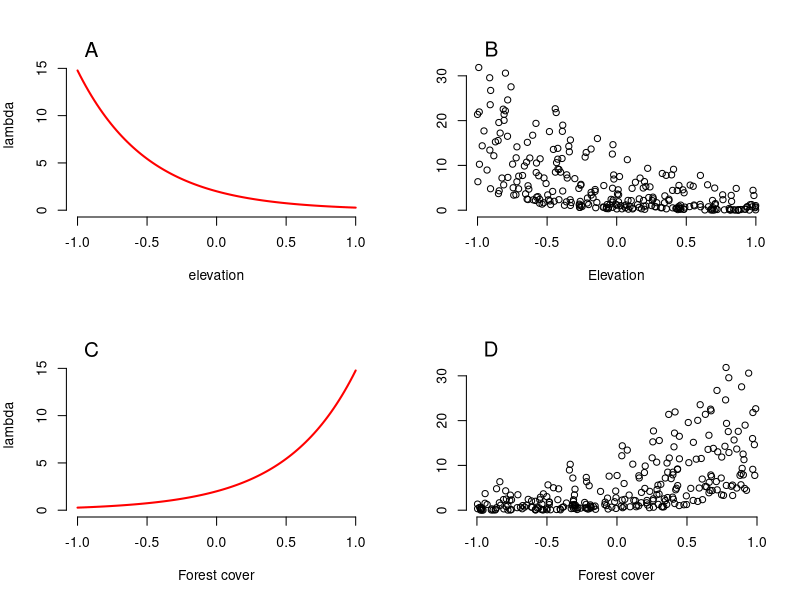

Write the R code that produced this figure. (Note: this script raises an error after producing the figure.)
# Simulate some point count data

M <- 267 # number of sites
J <- 3 # Number of temporal replicates (counts)

# initialize random number generator
set.seed(24)
# repeatedly running the code without the above seed will give you a better feel
# for the stochastic process that generates data sets and for the sampling error.
# Use the seed to recover values presented in the textbook.

# Covariate data
elev <- runif(n = M, -1, 1)
forest <- runif(n = M, -1, 1)
wind <- array(runif(n = M*J, -1, 1), dim = c(M, J))

# mean abundance when all other covariates are at 0, (in terms of actual abundance)
mean.lambda <- 2
# and log abundnace
beta0 <- log(mean.lambda)

beta1 <- -2 # effect (slope) of elevation
beta2 <- 2 # effect of forest cover
beta3 <- 1 # interaction effect of elev and forest

log.lambda <- beta0 + beta1*elev + beta2*forest + beta3*elev*forest
lambda <- exp(log.lambda)

# plot everything
par(mfrow = c(2,2), mar = c(5,4,2,2), cex.main=1)
curve(exp(beta0+beta1*x), -1, 1, col="red", frame.plot = FALSE, ylim = c(0, 18),
      xlab = "elevation", ylab = "lambda", lwd = 2)
text(-0.9, 17, "A", cex = 1.5)
# B has variation because forest cover (another covariate) is also changing at the same time
# but we can see a general downward trend across elevation. Similar pattern with plot D
plot(elev, lambda, frame.plot = FALSE, ylim = c(0, 38), xlab = "Elevation", ylab = "")
text(-0.9, 36, "B", cex = 1.5)
curve(exp(beta0 + beta2*x), -1, 1, col = "red", frame.plot = FALSE,
      ylim = c(0, 18), xlab = "Forest cover", ylab = "lambda", lwd = 2)
text(-0.9, 17, "C", cex = 1.5)
plot(forest, lambda, frame.plot = FALSE, ylim = c(0, 38), xlab = "Forest cover", ylab = "")
text(-0.9, 36, "D", cex = 1.5)
par(op)

# Compute expected abundance for a grid of elevation and forest cover
cov1 <- seq(-1, 1,,100)                       # Values for elevation
cov2 <- seq(-1,1,,100)                        # Values for forest cover
lambda.matrix <- array(NA, dim = c(100, 100)) # Prediction matrix,
# for every combination of values of elevation and forest cover
for(i in 1:100){
  for(j in 1:100){
    lambda.matrix[i, j] <- exp(beta0 + beta1 * cov1[i] + beta2 * cov2[j] +
                                 beta3 * cov1[i] * cov2[j])
  }
}

op <- par(mfrow = c(1, 2), mar = c(5,4,3,2), cex.main = 1.6)
mapPalette <- colorRampPalette(c("grey", "yellow", "orange", "red"))
image(x = cov1, y = cov2, z = lambda.matrix, col = mapPalette(100),
      xlab = "Elevation", ylab = "Forest cover", cex.lab = 1.2)
contour(x = cov1, y = cov2, z = lambda.matrix, add = TRUE, lwd = 1)
title(main = "A")
matpoints(elev, forest, pch="+", cex=0.8)
par(op)

# build stocahsticity into the relationships by describimng the random variation around the expected value lambda
N <- rpois(n = M, lambda = lambda)   # Realised abundance
sum(N)                               # Total population size at M sites
table(N)                             # Frequency distribution of tit abundance

# now move towards detection (observation process and its outcome)
mean.detection <- 0.3            # Mean expected detection
alpha0 <- qlogis(mean.detection) # same on logit scale (intercept)
alpha1 <- 1                      # Effect (slope) of elevation
alpha2 <- -3                     # Effect (slope) of wind speed
alpha3 <- 0                      # Interaction effect (slope) of elev and wind

logit.p <- alpha0 + alpha1 * elev + alpha2 * wind + alpha3 * elev * wind
p <- plogis(logit.p)             # Inverse link transform
mean(p)                          # average per-individual p is 0.38

op <- par(mfrow = c(2, 2), mar = c(5,4,2,2), cex.main = 1)
curve(plogis(alpha0 + alpha1*x), -1, 1, col = "red", frame.plot = FALSE,
      ylim = c(0, 1.1), xlab = "Elevation", ylab = "p", lwd = 2)
text(-0.9, 1.05, "A", cex = 1.5)
# matplot plots the matrix by colour?
matplot(elev, p, pch = "*", frame.plot = FALSE, ylim = c(0, 1.1),
        xlab = "Elevation", ylab = "")
text(-0.9, 1.05, "B", cex = 1.5)
curve(plogis(alpha0 + alpha2*x), -1, 1, col = "red", frame.plot = FALSE,
      ylim = c(0, 1.1), xlab = "Wind speed", ylab = "p", lwd = 2)
text(-0.9, 1.05, "C", cex = 1.5)
matplot(wind, p, pch = "*", frame.plot = FALSE, ylim = c(0, 1.1),
        xlab = "Wind speed", ylab = "p")
text(-0.9, 1.05, "D", cex = 1.5)
par(op)

# Compute expected detection probability for a grid of elevation and wind speed
cov1 <- seq(-1, 1,,100)                  # Values of elevation
cov2 <- seq(-1,1,,100)                   # Values of wind speed
p.matrix <- array(NA, dim = c(100, 100)) # Prediction matrix which combines every value in cov 1 with every other in cov2
for(i in 1:100){
  for(j in 1:100){
    p.matrix[i, j] <- plogis(alpha0 + alpha1 * cov1[i] + alpha2 * cov2[j] + alpha3 * cov1[i] * cov2[j])
  }
}
image(x = cov1, y = cov2, z = p.matrix, col = mapPalette(100),
      xlab = "Elevation", ylab = "Wind speed", cex.lab = 1.2)
contour(x = cov1, y = cov2, z = p.matrix, add = TRUE, lwd = 1)
title(main = "B")
matpoints(elev, wind, pch="+", cex=0.7, col = "black")

# now actually simulate some counts given our stochatsically generated abundances
C <- matrix(NA, nrow = M, ncol = J)      # Prepare array for counts
for (i in 1:J){                          # Generate counts
  C[,i] <- rbinom(n = M, size = N, prob = p[,i])
}

head(cbind("True N" = N, "1st count" = C[,1], "2nd count" = C[,2],
           "3rd count" = C[,3]), 10)                    # First 10 rows (= sites)

table(C)

op <- par(mfrow = c(2, 2), mar = c(5,4,2,2), cex.main = 1)
matplot(elev, C, pch = "*", frame.plot = FALSE, ylim = c(0, 38),
        xlab = "Elevation", ylab = "Count (C)")
text(-0.9, 36, "A", cex = 1.5)
matplot(forest, C, pch = "*", frame.plot = FALSE, ylim = c(0, 38),
        xlab = "Forest cover", ylab = "Count (C)")
text(-0.9, 36, "B", cex = 1.5)
matplot(wind, C, pch = "*", frame.plot = FALSE, ylim = c(0, 38),
        xlab = "Wind speed", ylab = "Count (C)")
text(-0.9, 36, "C", cex = 1.5)
hist(C, breaks = 50, col = "grey", ylim = c(0, 460), main = "", xlab = "Count (C)")
text(3, 450, "D", cex = 1.5)
par(op)

real <- sum(N)                   # True total abundance (all sites)
obs <- sum(apply(C, 1, max))    # 'Observed' total abundance (all sites)
# combined estimation error is an underestimate of pop size by: _%
(estimation_error <- (real - obs) / real)

real <- sum(N>0)                 # True number of occupied sites
obs <- sum(apply(C, 1, max)>0)  # 'Observed' number of occupied sites
# combined estimation error is an underestimate of occurence by: _%
(estimation_error <- (real - obs) / real)
